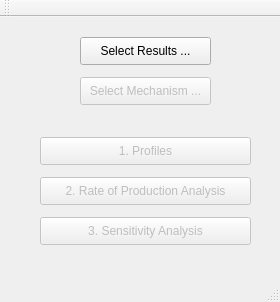
<?xml version="1.0" encoding="UTF-8"?>
<ui version="4.0">
 <class>QtOpenSMOKE_PostProcessor_Class</class>
 <widget class="QMainWindow" name="QtOpenSMOKE_PostProcessor_Class">
  <property name="geometry">
   <rect>
    <x>0</x>
    <y>0</y>
    <width>280</width>
    <height>302</height>
   </rect>
  </property>
  <property name="windowTitle">
   <string>QtOpenSMOKE_PostProcessor</string>
  </property>
  <widget class="QWidget" name="centralWidget">
   <widget class="QPushButton" name="pushButton_ROPA">
    <property name="enabled">
     <bool>false</bool>
    </property>
    <property name="geometry">
     <rect>
      <x>40</x>
      <y>160</y>
      <width>211</width>
      <height>28</height>
     </rect>
    </property>
    <property name="toolTip">
     <string>&lt;html&gt;&lt;head/&gt;&lt;body&gt;&lt;p&gt;The rate of production analysis can be performed only if:&lt;/p&gt;&lt;p&gt;1. The Output.xml file contains the mass fractions profiles of all the species in the kinetic mechanism&lt;/p&gt;&lt;p&gt;2. The kinetic mechanism has been imported through the Select Mechanism... button&lt;/p&gt;&lt;/body&gt;&lt;/html&gt;</string>
    </property>
    <property name="text">
     <string>2. Rate of Production Analysis</string>
    </property>
   </widget>
   <widget class="QPushButton" name="pushButton_Mechanism">
    <property name="enabled">
     <bool>false</bool>
    </property>
    <property name="geometry">
     <rect>
      <x>80</x>
      <y>60</y>
      <width>131</width>
      <height>28</height>
     </rect>
    </property>
    <property name="toolTip">
     <string>&lt;html&gt;&lt;head/&gt;&lt;body&gt;&lt;p&gt;The user has to specify the folder containing the kinetics.xml file in which the kinetic mechanism was written after the pre-processing&lt;/p&gt;&lt;/body&gt;&lt;/html&gt;</string>
    </property>
    <property name="text">
     <string>Select Mechanism ...</string>
    </property>
   </widget>
   <widget class="QPushButton" name="pushButton_Profiles">
    <property name="enabled">
     <bool>false</bool>
    </property>
    <property name="geometry">
     <rect>
      <x>40</x>
      <y>120</y>
      <width>211</width>
      <height>28</height>
     </rect>
    </property>
    <property name="toolTip">
     <string>&lt;html&gt;&lt;head/&gt;&lt;body&gt;&lt;p&gt;In order to plot the profiles of the species and the additional variables only the Output.xml file is required (i.e. the User does not have to import also the kinetic.xml file). However, without importing the kinetic.xml file, the possibility to plot the selectivity profiles is not enabled.&lt;/p&gt;&lt;/body&gt;&lt;/html&gt;</string>
    </property>
    <property name="text">
     <string>1. Profiles</string>
    </property>
   </widget>
   <widget class="QPushButton" name="pushButton_Results">
    <property name="geometry">
     <rect>
      <x>80</x>
      <y>20</y>
      <width>131</width>
      <height>28</height>
     </rect>
    </property>
    <property name="toolTip">
     <string>&lt;html&gt;&lt;head/&gt;&lt;body&gt;&lt;p&gt;The user has to specify the folder containing the Output.xml file in which the simulation results are reported&lt;/p&gt;&lt;/body&gt;&lt;/html&gt;</string>
    </property>
    <property name="text">
     <string>Select Results ...</string>
    </property>
   </widget>
   <widget class="QPushButton" name="pushButton_Sensitivity">
    <property name="enabled">
     <bool>false</bool>
    </property>
    <property name="geometry">
     <rect>
      <x>40</x>
      <y>200</y>
      <width>211</width>
      <height>28</height>
     </rect>
    </property>
    <property name="toolTip">
     <string>&lt;html&gt;&lt;head/&gt;&lt;body&gt;&lt;p&gt;The sensitivity analysis can be performed only if:&lt;/p&gt;&lt;p&gt;1. The simulation was performed by exporting the sensitivity coefficients (i.e. the Sensitivities.xml file must be available in the same folder containing the Output.xml file)&lt;/p&gt;&lt;p&gt;2. the kinetic mechanism has been imported through the Select Mechanism... button&lt;/p&gt;&lt;/body&gt;&lt;/html&gt;</string>
    </property>
    <property name="text">
     <string>3. Sensitivity Analysis</string>
    </property>
   </widget>
  </widget>
  <widget class="QToolBar" name="mainToolBar">
   <attribute name="toolBarArea">
    <enum>TopToolBarArea</enum>
   </attribute>
   <attribute name="toolBarBreak">
    <bool>false</bool>
   </attribute>
  </widget>
  <widget class="QStatusBar" name="statusBar"/>
  <widget class="QMenuBar" name="menuBar">
   <property name="geometry">
    <rect>
     <x>0</x>
     <y>0</y>
     <width>280</width>
     <height>26</height>
    </rect>
   </property>
  </widget>
 </widget>
 <layoutdefault spacing="6" margin="11"/>
 <resources/>
 <connections/>
 <slots>
  <slot>ClickSelectMechanismPushButton()</slot>
 </slots>
</ui>
